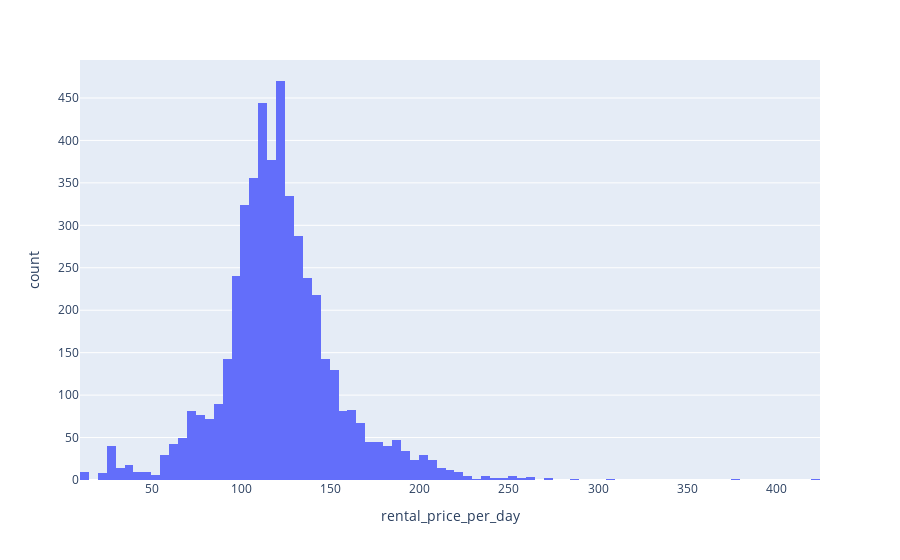

The notebook cell this image was saved under:
### Code cell
fig = px.histogram(pricing_data, "rental_price_per_day")
fig.show()

px.box(pricing_data, y="rental_price_per_day", color="fuel")

pricing_data.loc[pricing_data['mileage'] < 0,:]

### Figure 1 — Plotly figure (JSON) as saved in the notebook; plotly's stock layout.template omitted (floating-point values rounded to 4 significant figures; data arrays with more than 128 entries replaced by an {"elided": "..."} marker saying what was removed)
{"data": [{"bingroup": "x", "hovertemplate": "rental_price_per_day=%{x}<br>count=%{y}<extra></extra>", "legendgroup": "", "marker": {"color": "#636efa", "pattern": {"shape": ""}}, "name": "", "orientation": "v", "showlegend": false, "type": "histogram", "x": {"elided": "4843 int values"}, "xaxis": "x", "yaxis": "y"}], "layout": {"barmode": "relative", "legend": {"tracegroupgap": 0}, "margin": {"t": 60}, "xaxis": {"anchor": "y", "domain": [0, 1], "title": {"text": "rental_price_per_day"}}, "yaxis": {"anchor": "x", "domain": [0, 1], "title": {"text": "count"}}}}
